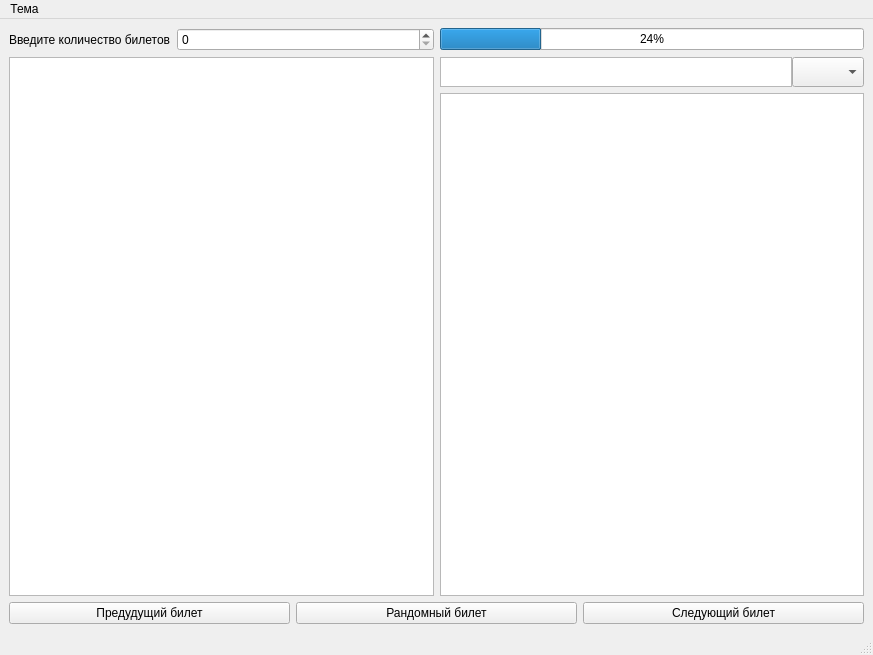
<?xml version="1.0" encoding="UTF-8"?>
<ui version="4.0">
 <class>MainWindow</class>
 <widget class="QMainWindow" name="MainWindow">
  <property name="geometry">
   <rect>
    <x>0</x>
    <y>0</y>
    <width>873</width>
    <height>655</height>
   </rect>
  </property>
  <property name="windowTitle">
   <string>MainWindow</string>
  </property>
  <widget class="QWidget" name="centralwidget">
   <layout class="QGridLayout" name="gridLayout">
    <item row="6" column="0" colspan="2">
     <layout class="QHBoxLayout" name="horizontalLayout">
      <item>
       <widget class="QPushButton" name="btnPrevTicket">
        <property name="text">
         <string>Предудущий билет</string>
        </property>
       </widget>
      </item>
      <item>
       <widget class="QPushButton" name="btnRandomTicket">
        <property name="text">
         <string>Рандомный билет</string>
        </property>
       </widget>
      </item>
      <item>
       <widget class="QPushButton" name="btnNextTicket">
        <property name="text">
         <string>Следующий билет</string>
        </property>
       </widget>
      </item>
     </layout>
    </item>
    <item row="1" column="0">
     <layout class="QFormLayout" name="formLayout">
      <item row="0" column="1">
       <widget class="QSpinBox" name="spinBoxTickets"/>
      </item>
      <item row="0" column="0">
       <widget class="QLabel" name="label">
        <property name="text">
         <string>Введите количество билетов</string>
        </property>
       </widget>
      </item>
     </layout>
    </item>
    <item row="2" column="0" rowspan="3">
     <widget class="QTableWidget" name="tableWidget">
      <property name="maximumSize">
       <size>
        <width>16777215</width>
        <height>16777215</height>
       </size>
      </property>
     </widget>
    </item>
    <item row="1" column="1">
     <widget class="QProgressBar" name="progressBarTickets">
      <property name="value">
       <number>24</number>
      </property>
     </widget>
    </item>
    <item row="2" column="1">
     <layout class="QHBoxLayout" name="horizontalLayout_4">
      <property name="spacing">
       <number>0</number>
      </property>
      <property name="sizeConstraint">
       <enum>QLayout::SetMinimumSize</enum>
      </property>
      <item>
       <widget class="QTextEdit" name="ticketName">
        <property name="maximumSize">
         <size>
          <width>16777215</width>
          <height>30</height>
         </size>
        </property>
       </widget>
      </item>
      <item>
       <widget class="QComboBox" name="comboTicketStatus">
        <property name="maximumSize">
         <size>
          <width>16777215</width>
          <height>30</height>
         </size>
        </property>
       </widget>
      </item>
     </layout>
    </item>
    <item row="3" column="1" rowspan="2">
     <widget class="QTextEdit" name="ticketTXT"/>
    </item>
   </layout>
  </widget>
  <widget class="QMenuBar" name="menubar">
   <property name="geometry">
    <rect>
     <x>0</x>
     <y>0</y>
     <width>873</width>
     <height>23</height>
    </rect>
   </property>
   <widget class="QMenu" name="menu">
    <property name="title">
     <string>Тема</string>
    </property>
    <addaction name="separator"/>
    <addaction name="WhiteTheme"/>
    <addaction name="DarkTheme"/>
   </widget>
   <addaction name="menu"/>
  </widget>
  <widget class="QStatusBar" name="statusbar"/>
  <action name="WhiteTheme">
   <property name="text">
    <string>Светлая</string>
   </property>
  </action>
  <action name="DarkTheme">
   <property name="text">
    <string>Тёмная</string>
   </property>
  </action>
 </widget>
 <resources/>
 <connections/>
</ui>
